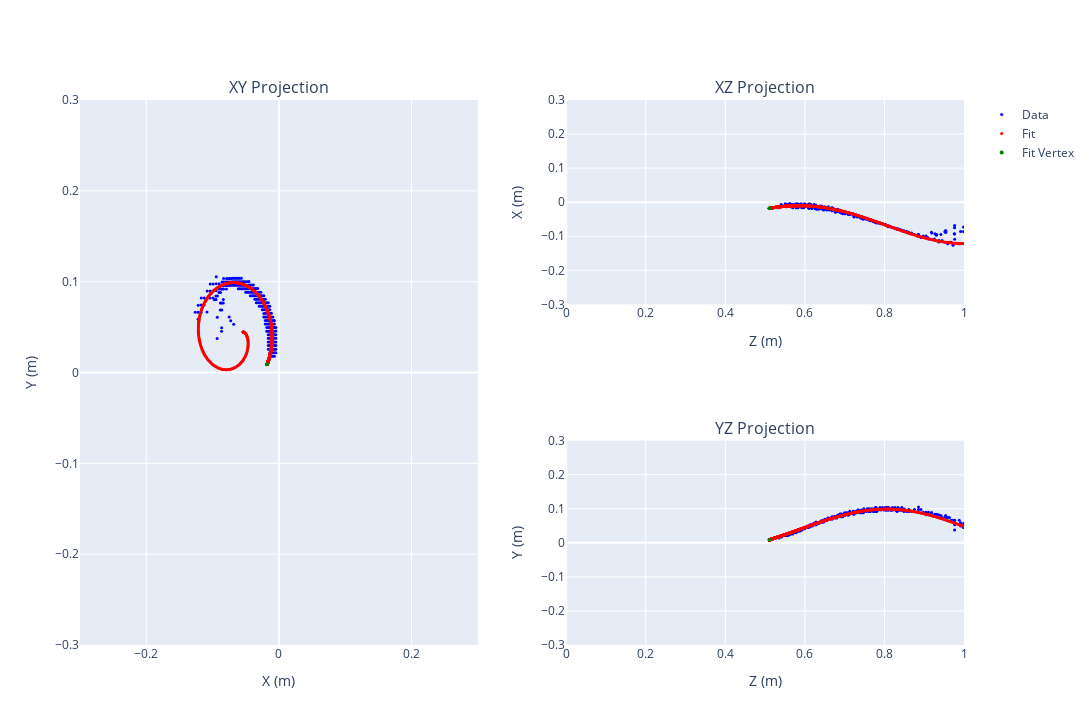

This figure's notebook cell:
### Code cell
# Plot fit
fig = make_subplots(2, 2, subplot_titles=["XY Projection", "XZ Projection", "YZ Projection"], specs=[[{"rowspan": 2}, {}],[None, {}]])
fig.add_trace(
    go.Scatter(
        x=cluster.data[:, 0],
        y=cluster.data[:, 1],
        mode="markers", 
        marker={
            "size": 3,
            "color": "blue"
        },
        name="Data"
    ),
    row=1,
    col=1
)
fig.add_trace(
    go.Scatter(
        x=best_fit_trajectory[:, 0],
        y=best_fit_trajectory[:, 1],
        mode="markers",
        marker={
            "size": 3,
            "color": "red"
        },
        name="Fit"
    ),
    row=1,
    col=1
)
fig.add_trace(
    go.Scatter(
        x=[result["vertex_x"]],
        y=[result["vertex_y"]],
        mode="markers",
        marker={
            "color": "green",
            "size": 4
        },
        name="Fit Vertex"
    ),
    row=1,
    col=1
)

fig.add_trace(
    go.Scatter(
        x=cluster.data[:, 2],
        y=cluster.data[:, 0],
        mode="markers",
        marker={
            "size": 3,
            "color": "blue"
        },
        name="Data",
        showlegend=False
    ),
    row=1,
    col=2
)
fig.add_trace(
    go.Scatter(
        x=best_fit_trajectory[:, 2],
        y=best_fit_trajectory[:, 0],
        mode="markers",
        marker={
            "size": 3,
            "color": "red"
        },
        name="Fit",
        showlegend=False
    ),
    row=1,
    col=2
)
fig.add_trace(
    go.Scatter(
        x=[result["vertex_z"]],
        y=[result["vertex_x"]],
        mode="markers",
        marker={
            "color": "green",
            "size": 4
        },
        name="Fit Vertex",
        showlegend=False,
    ),
    row=1,
    col=2
)

fig.add_trace(
    go.Scatter(
        x=cluster.data[:, 2],
        y=cluster.data[:, 1],
        mode="markers",
        marker={
            "size": 3,
            "color": "blue"
        },
        name="Data",
        showlegend=False,
    ),
    row=2,
    col=2
)
fig.add_trace(
    go.Scatter(
        x=best_fit_trajectory[:, 2],
        y=best_fit_trajectory[:, 1],
        mode="markers",
        marker={
            "size": 3,
            "color": "red"
        },
        name="Fit",
        showlegend=False,
    ),
    row=2,
    col=2
)
fig.add_trace(
    go.Scatter(
        x=[result["vertex_z"]],
        y=[result["vertex_y"]],
        mode="markers",
        marker={
            "color": "green",
            "size": 4
        },
        name="Fit Vertex",
        showlegend=False
    ),
    row=2,
    col=2
)

fig["layout"]["xaxis1"]["title"] = "X (m)"
fig["layout"]["xaxis1"]["range"] = [-0.3, 0.3]
fig["layout"]["yaxis1"]["title"] = "Y (m)"
fig["layout"]["yaxis1"]["range"] = [-0.3, 0.3]

fig["layout"]["xaxis2"]["title"] = "Z (m)"
fig["layout"]["xaxis2"]["range"] = [0.0, 1.0]
fig["layout"]["yaxis2"]["title"] = "X (m)"
fig["layout"]["yaxis2"]["range"] = [-0.3, 0.3]

fig["layout"]["xaxis3"]["title"] = "Z (m)"
fig["layout"]["xaxis3"]["range"] = [0.0, 1.0]
fig["layout"]["yaxis3"]["title"] = "Y (m)"
fig["layout"]["yaxis3"]["range"] = [-0.3, 0.3]

fig.update_layout(
    width=1450,
    height=725
)

### Figure 1 — Plotly figure (JSON) as saved in the notebook; plotly's stock layout.template omitted (floating-point values rounded to 4 significant figures; data arrays with more than 128 entries replaced by an {"elided": "..."} marker saying what was removed)
{"data": [{"marker": {"color": "blue", "size": 3}, "mode": "markers", "name": "Data", "type": "scatter", "x": {"elided": "247 float values"}, "xaxis": "x", "y": {"elided": "247 float values"}, "yaxis": "y"}, {"marker": {"color": "red", "size": 3}, "mode": "markers", "name": "Fit", "type": "scatter", "x": {"elided": "1230 float values"}, "xaxis": "x", "y": {"elided": "1230 float values"}, "yaxis": "y"}, {"marker": {"color": "green", "size": 4}, "mode": "markers", "name": "Fit Vertex", "type": "scatter", "x": [-0.01782], "xaxis": "x", "y": [0.009089], "yaxis": "y"}, {"marker": {"color": "blue", "size": 3}, "mode": "markers", "name": "Data", "showlegend": false, "type": "scatter", "x": {"elided": "247 float values"}, "xaxis": "x2", "y": {"elided": "247 float values"}, "yaxis": "y2"}, {"marker": {"color": "red", "size": 3}, "mode": "markers", "name": "Fit", "showlegend": false, "type": "scatter", "x": {"elided": "1230 float values"}, "xaxis": "x2", "y": {"elided": "1230 float values"}, "yaxis": "y2"}, {"marker": {"color": "green", "size": 4}, "mode": "markers", "name": "Fit Vertex", "showlegend": false, "type": "scatter", "x": [0.5109], "xaxis": "x2", "y": [-0.01782], "yaxis": "y2"}, {"marker": {"color": "blue", "size": 3}, "mode": "markers", "name": "Data", "showlegend": false, "type": "scatter", "x": {"elided": "247 float values"}, "xaxis": "x3", "y": {"elided": "247 float values"}, "yaxis": "y3"}, {"marker": {"color": "red", "size": 3}, "mode": "markers", "name": "Fit", "showlegend": false, "type": "scatter", "x": {"elided": "1230 float values"}, "xaxis": "x3", "y": {"elided": "1230 float values"}, "yaxis": "y3"}, {"marker": {"color": "green", "size": 4}, "mode": "markers", "name": "Fit Vertex", "showlegend": false, "type": "scatter", "x": [0.5109], "xaxis": "x3", "y": [0.009089], "yaxis": "y3"}], "layout": {"annotations": [{"font": {"size": 16}, "showarrow": false, "text": "XY Projection", "x": 0.225, "xanchor": "center", "xref": "paper", "y": 1, "yanchor": "bottom", "yref": "paper"}, {"font": {"size": 16}, "showarrow": false, "text": "XZ Projection", "x": 0.775, "xanchor": "center", "xref": "paper", "y": 1, "yanchor": "bottom", "yref": "paper"}, {"font": {"size": 16}, "showarrow": false, "text": "YZ Projection", "x": 0.775, "xanchor": "center", "xref": "paper", "y": 0.375, "yanchor": "bottom", "yref": "paper"}], "height": 725, "width": 1450, "xaxis": {"anchor": "y", "domain": [0, 0.45], "range": [-0.3, 0.3], "title": {"text": "X (m)"}}, "xaxis2": {"anchor": "y2", "domain": [0.55, 1], "range": [0, 1], "title": {"text": "Z (m)"}}, "xaxis3": {"anchor": "y3", "domain": [0.55, 1], "range": [0, 1], "title": {"text": "Z (m)"}}, "yaxis": {"anchor": "x", "domain": [0, 1], "range": [-0.3, 0.3], "title": {"text": "Y (m)"}}, "yaxis2": {"anchor": "x2", "domain": [0.625, 1], "range": [-0.3, 0.3], "title": {"text": "X (m)"}}, "yaxis3": {"anchor": "x3", "domain": [0, 0.375], "range": [-0.3, 0.3], "title": {"text": "Y (m)"}}}}
